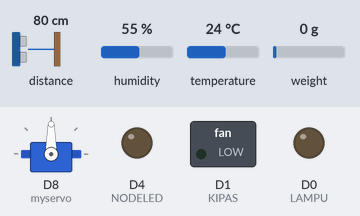
A sketch run on a simulated ESP8266 (NodeMCU). Parts: servo, switched loads named in the sketch (green lamp = pin HIGH), output pins drawn as LEDs (lit = HIGH). The test bench sets the inputs (shaded band); at power-on: distance to the obstacle 80 cm, humidity 55 %, temperature 24 °C, weight on the scale 0 g. The echo pulse lasts 58.3 µs per cm; WiFi joins after 1.5 s; servers stay silent unless stated; uploads are accepted with an empty reply; what the sketch prints to the serial monitor is not drawn.

Above: at 0.0 s.
At 5.3 s:
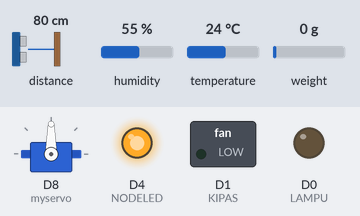
At 6.6 s:
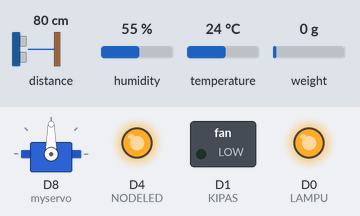
At 8.1 s:
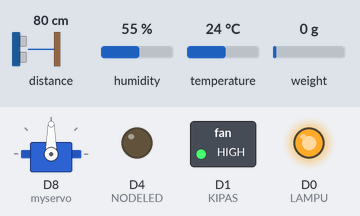
Timing chart, 0 to 9.6 s (numbered marks = the images above):
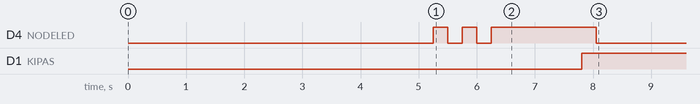

The sketch:

sketch_feb23a.ino
```cpp
#include <ESP8266WiFi.h>
#include <ESP8266HTTPClient.h>
#include <Servo.h>
#include "HX711.h"
#include <Wire.h>
#include "DHT.h"
#define DHTPIN D2

Servo myservo;
int nilaiservo;
int nilairelay;
String nilaimaksimalberat;
const char* ssid = "NebengBro";
const char* password = "bunda354313ok";
const char* host = "http://makananayam.my.id/";
unsigned long t;
int d;

const int LOADCELL_DOUT_PIN = D6;
const int LOADCELL_SCK_PIN = D5;
HX711 scale;
#define DHTTYPE DHT11
DHT dht(DHTPIN, DHTTYPE);

void setup() {
 Serial.begin(9600);
 pinMode(2, OUTPUT);//NODELED
 //relay
 pinMode(D0, OUTPUT);//LAMPU
 pinMode(D1, OUTPUT);//KIPAS
 //Loadcell
 pinMode(D5,OUTPUT);//SCK
 pinMode(D6,INPUT);//DATA


 myservo.attach(D8);
 dht.begin();
 scale.begin(LOADCELL_DOUT_PIN, LOADCELL_SCK_PIN);
 scale.set_scale(440.0);
 scale.tare(50);
 Serial.println();
 Serial.println();
 Serial.print("Connecting to ");
 Serial.println(ssid);
 WiFi.begin(ssid, password);
 while (WiFi.status() != WL_CONNECTED) {
 //delay(500);
 Serial.print(".");
 //----------------------------------------
 digitalWrite(2, LOW);
 delay(250);
 digitalWrite(2, HIGH);
 delay(250);
 //----------------------------------------
 }
 Serial.println("");
 Serial.println("WiFi connected");
 digitalWrite(2, HIGH);
 Serial.print("IP address: ");
 Serial.println(WiFi.localIP());
 digitalWrite(D0,HIGH);
}

void loop() {
 WiFiClient client;
 const int httpPort = 80;
 if (!client.connect(host, httpPort))
 {
 Serial.println(host);
 Serial.println("Connection Failed");
 return;
 }
 //Servo
 String servo;
 HTTPClient http;
 servo = String(host) +"/bacaservo.php";
 Serial.println(servo);
 http.begin(servo);
 int httpCode = http.GET();
 String balasanservo = http.getString();
 Serial.print("Nilai Servo: ");
 Serial.println(balasanservo);
 if(balasanservo=="1"){
  if(nilairelay==1){
    myservo.write(0);
    Serial.println("Penutup Makanan Terbuka");
    Serial.println("Lampu Hidup");
    float berat= scale.get_units(25);
    if(berat<=5){
      berat=0.0;
      }
    if(berat>5){
    Serial.print("Berat= ");
    Serial.print(berat);
    Serial.println(" g");
    }
    scale.power_down();
    delay(250);
    scale.power_up();
     String loadcell;
     HTTPClient http4;
     loadcell = String(host) + "/bacaloadcell.php?berat="+String(berat);
     Serial.println(loadcell);
     http4.begin(loadcell);
     int httpCode4 = http4.GET();
     String balasanloadcell = http4.getString();
     Serial.print("Berat: ");
     Serial.print(balasanloadcell);
     Serial.println("g");
     http4.end();
     delay(250);
    if(balasanloadcell >= nilaimaksimalberat){
      //NilaiLoadCell
     if(nilairelay==1){
     myservo.write(90);
     digitalWrite(D0,LOW);
     Serial.println("Penutup Makanan Tertutup");
     String servo;
     HTTPClient http;
     servo = String(host) +"/bacaservo1.php?baca_servo=0";  // pengirim
     Serial.println(servo);
     http.begin(servo);
     int httpCode = http.GET();
     String balasanservo = http.getString();  // penerima
    }
    else{
     myservo.write(90);
     digitalWrite(D0,HIGH);
     Serial.println("Penutup Makanan Tertutup");
     Serial.println("Lampu Mati");
     nilaiservo=0;
     }
    }
  }
  else{
    myservo.write(0);
    digitalWrite(D0,LOW);
    Serial.println("Penutup Makanan Terbuka");
    Serial.println("Lampu Hidup");
    nilaiservo=1;
    float berat= scale.get_units(25);
    if(berat<=5){
      berat=0.0;
      }
    if(berat>5){
    Serial.print("Berat= ");
    Serial.print(berat);
    Serial.println(" g");
    }
    scale.power_down();
    delay(250);
    scale.power_up();
     String loadcell;
     HTTPClient http4;
     loadcell = String(host) + "/bacaloadcell.php?berat="+String(berat); // pengirim
     Serial.println(loadcell);
     http4.begin(loadcell);
     int httpCode4 = http4.GET();
     String balasanloadcell = http4.getString(); // menerima
     Serial.print("Berat: ");
     Serial.print(balasanloadcell);
     Serial.println("g");
     http4.end();
     delay(250);
    if(balasanloadcell >= nilaimaksimalberat){
      //NilaiLoadCell
     if(nilairelay==1){
     myservo.write(90);
     digitalWrite(D0,LOW);
     Serial.println("Penutup Makanan Tertutup");
     String servo;
     HTTPClient http;
     servo = String(host) +"/bacaservo1.php?baca_servo=0"; //menerima
     Serial.println(servo);
     http.begin(servo);
     int httpCode = http.GET();
     String balasanservo = http.getString(); // menerima
    }
    else{
     myservo.write(90);
     digitalWrite(D0,HIGH);
     Serial.println("Penutup Makanan Tertutup");
     Serial.println("Lampu Mati");
     nilaiservo=0;
     }
    }
 }
 }
 else{
  if(nilairelay==1){
     myservo.write(90);
     digitalWrite(D0,LOW);
     Serial.println("Penutup Makanan Tertutup");
    }
    else{
     myservo.write(90);
     digitalWrite(D0,HIGH);
     Serial.println("Penutup Makanan Tertutup");
     Serial.println("Lampu Mati");
     nilaiservo=0;
     }
 }
 http.end();
 delay(250);
  //relay
 String relay;
 HTTPClient http1;
 relay = String(host) + "/bacarelay.php"; // mengirim ke database from relay
 Serial.println(relay);
 http1.begin(relay);
 int httpCode1 = http1.GET();
 String balasanrelay = http1.getString(); // memanggil data dari database from relay
 Serial.print("Nilai Relay: ");
 Serial.println(balasanrelay);
 if(balasanrelay=="1"){
  digitalWrite(D0,LOW);
  Serial.println("Lampu Hidup");
  nilairelay=1;
 }
 else{
  if(nilaiservo==1){
   digitalWrite(D0,LOW);
   Serial.println("Lampu Hidup");
  }
  if(nilaiservo==0){
   digitalWrite(D0,HIGH);
   Serial.println("Lampu Mati");
   nilairelay=0;
  }
}
 http1.end(); //memeberhentikan pengiriman dan penerima data
 delay(250);
 //relay1
 String relay1;
 HTTPClient http2;
 relay1 = String(host) + "/bacarelay1.php";
 Serial.println(relay1);
 http2.begin(relay1);
 int httpCode2 = http2.GET();
 String balasanrelay1 = http2.getString();
 Serial.print("Nilai Relay1: ");
 Serial.println(balasanrelay1);
 if(balasanrelay1=="1"){
  digitalWrite(D1,LOW);
  Serial.println("Kipas Hidup");
 }
 else{
   digitalWrite(D1,HIGH);
   Serial.println("Kipas Mati");
 }
 http2.end();
 delay(250);
//Ultrasonic
 digitalWrite(D4,HIGH);
 delayMicroseconds(10);
 digitalWrite(D4,LOW);
 t=pulseIn(D3,HIGH);
 d=0.304*t/2.0;
 Serial.print("Jarak= ");
 Serial.print(d);
 Serial.println("Cm");
 String ultrasonik;
 HTTPClient http3;
 ultrasonik = String(host) + "/bacaultrasonik.php?baca_ultrasonik="+String(d); //pengirim
 http3.begin(ultrasonik);
 int httpCode3 = http3.GET();
 String balasanultrasonik = http3.getString();
 Serial.print("Jarak: ");
 Serial.print(balasanultrasonik);
 Serial.println("Cm");
 http3.end();
 delay(250);
 //DTH11
 float h = dht.readHumidity();
 float t = dht.readTemperature() ;
 String nilaidht;
 HTTPClient http4;
 nilaidht = String(host) + "/bacasuhukelembaban.php?suhu="+String(t)+"&&kelembaban="+String(h); //pengirim
 Serial.println(nilaidht);
 http4.begin(nilaidht);
 int httpCode4 = http4.GET();
 String balasannilaidht = http4.getString(); // menerima
 Serial.println(balasannilaidht);
 http4.end();
 delay(250);
//NilaiLoadCell
 String nilailoadcell;
 HTTPClient http5;
 nilailoadcell = String(host) + "/bacaberatmaksimal.php";
 Serial.println(nilailoadcell);
 http5.begin(nilailoadcell);
 int httpCode5 = http5.GET();
 String balasannilailoadcell = http5.getString();
 nilaimaksimalberat=balasannilailoadcell;
 Serial.print("Nilai Maksimum LoadCell: ");
 Serial.print(balasannilailoadcell);
 Serial.println("g");
 http5.end();
 delay(250);
}
```

Measured:
- by itself, D4 (NODELED): goes LOW 0.25 s, HIGH 0.25 s, LOW 0.25 s, HIGH 1.8 s, then LOW
- by itself, D1 (KIPAS): LOW → HIGH at 7.8 s
